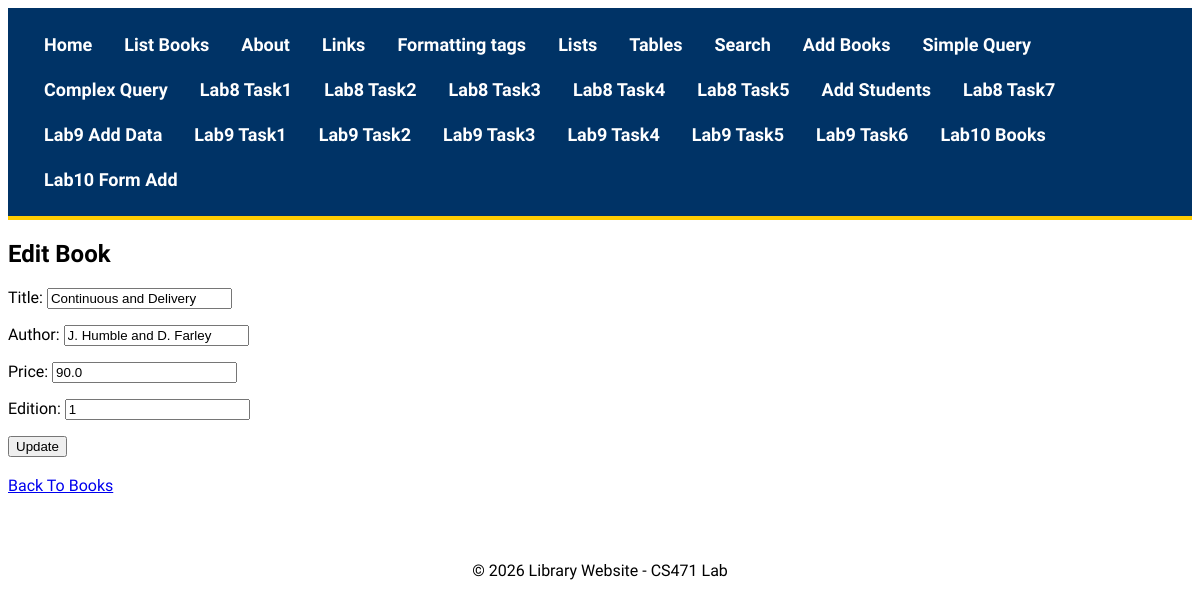
Before: /lab10/forms/editbook/25/ with the older database file.
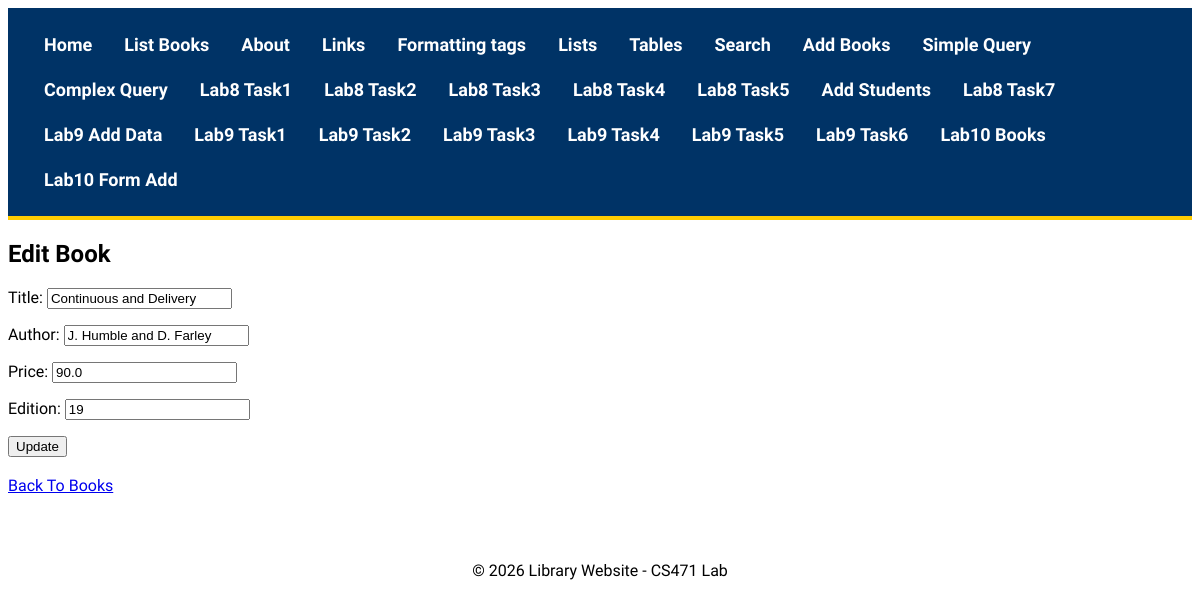
After: the same page with the newer database file.
### apps/bookmodule/models.py (models this page shows, shortened)
class Book(models.Model):
    title = models.CharField(max_length=50)
    author = models.CharField(max_length=50)
    price = models.FloatField(default=0.0)
    edition = models.SmallIntegerField(default=1)

### apps/bookmodule/views.py (the view)
# urls.py: path('lab10/forms/editbook/<int:id>/', views.edit_book_form, name='books.lab10.form.edit'),
def edit_book_form(request, id):
    book = get_object_or_404(Book, id=id)
    if request.method == 'POST':
        form = BookForm(
            request.POST,
            instance=book
        )
        if form.is_valid():
            form.save()
            return redirect('books.lab10.list')
    else:
        form = BookForm(instance=book)
    return render(request,'bookmodule/editbook_form.html',{'form': form,'book': book} )

### apps/bookmodule/forms.py
class BookForm(ModelForm):
    class Meta:
        model = Book
        fields = [
            'title',
            'author',
            'price',
            'edition'
        ]

### apps/templates/bookmodule/editbook_form.html (shortened to what this page needs)
{% extends "layouts/base.html" %}
{% block content %}
<h2>Edit Book</h2>
<form method="POST">
    {{ form.as_p }}
    <button type="submit">
        Update
    </button>
</form>
<br>
<a href="{% url 'books.lab10.list' %}">
    Back To Books
</a>
{% endblock %}

Changed rows visible on the page:
changed Book "Continuous and Delivery": edition "1" → "19"
